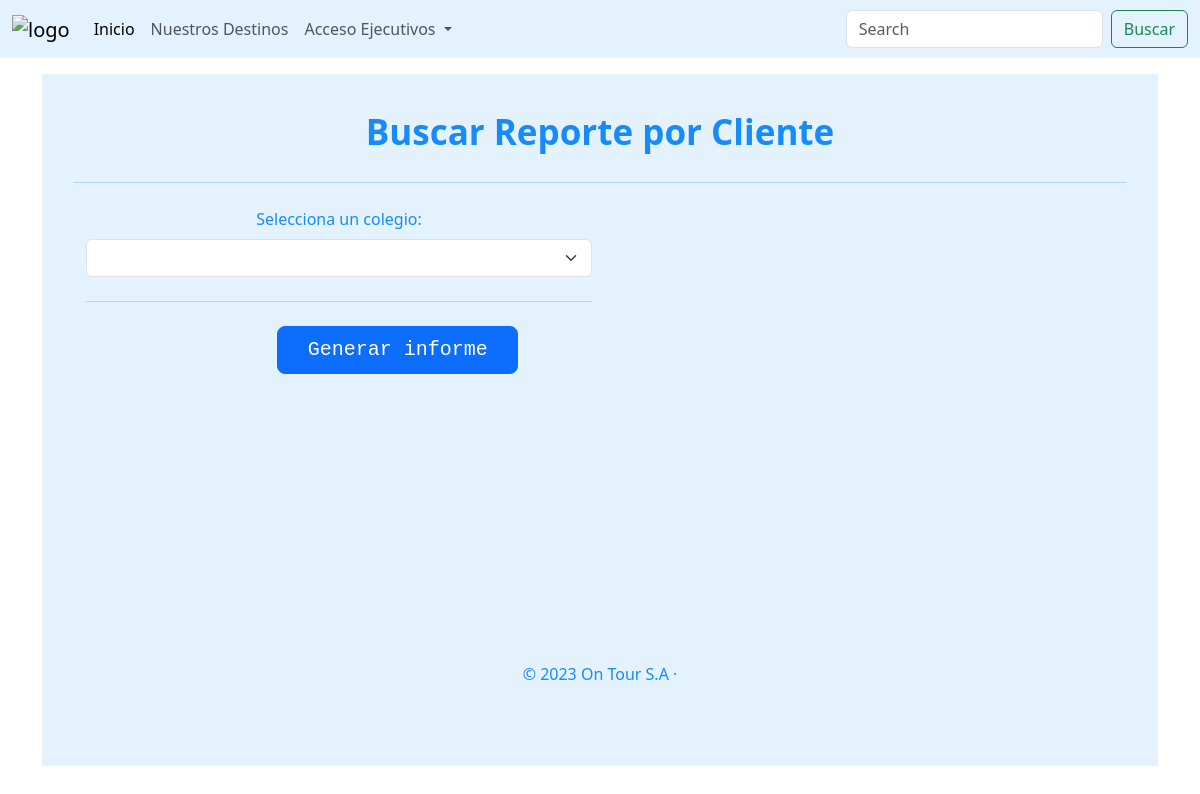
Page /ontour/genera on the earlier database version.
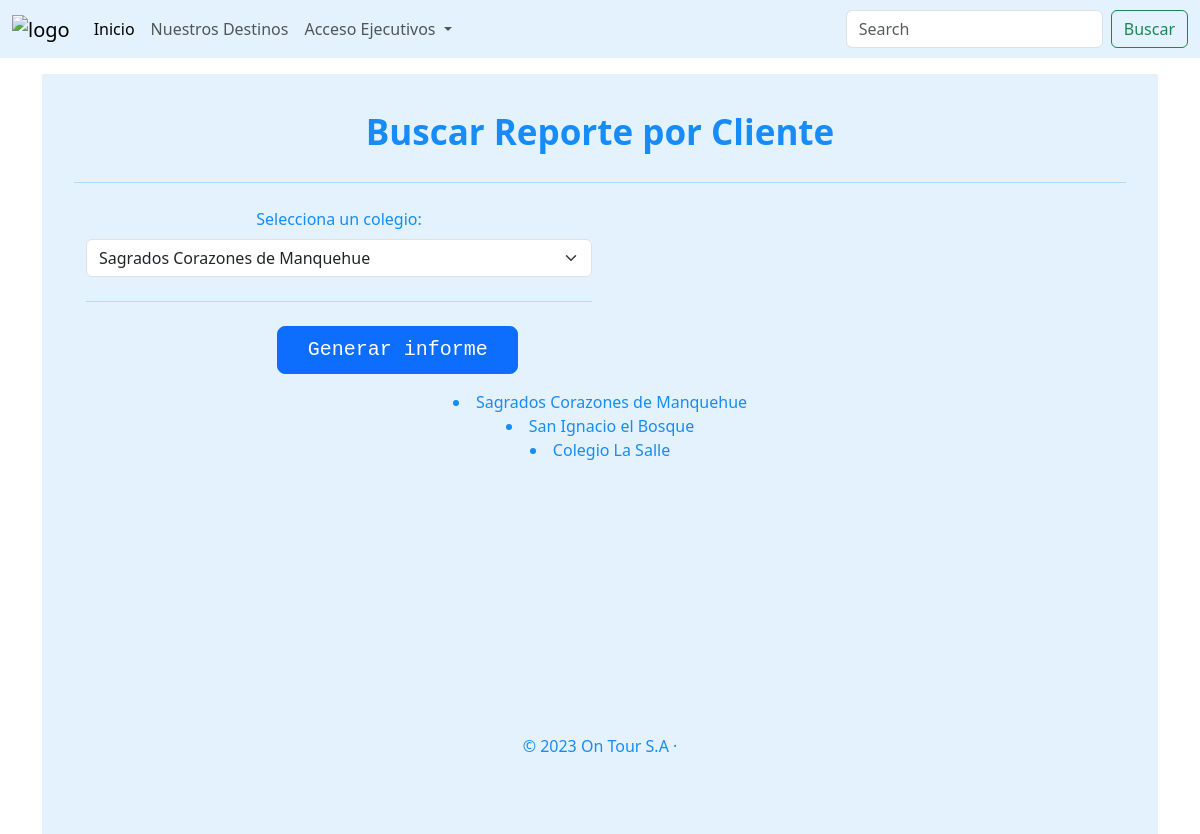
Same page on the later database version.
### ontour/models.py (models this page shows, shortened)
class colegio (models.Model):
    id_colegio          = models.AutoField(primary_key = True)
    nombre_colegio      = models.CharField(blank = False, null = False, max_length=50)

### ontour/views.py (the view)
# urls.py: path('genera', views.genera, name='genera'),
def genera(request):
    colegios = colegio.objects.all()
    context = {"colegios": colegios}
    if request.method == 'POST':
        colegio_id = request.POST.get('colegio')
        cursos = curso.objects.filter(id_colegio=colegio_id)
        context['cursos'] = cursos
    return render(request, 'ontour/genera.html', context)

### ontour/templates/ontour/genera.html (shortened to what this page needs)
{% load static %}
<!DOCTYPE html>
<html lang="es">
<head>
    <link rel="stylesheet" href="{% static 'ccs/estilos.css'%}">
    <link href="https://cdn.jsdelivr.net/npm/bootstrap@5.3.0-alpha3/dist/css/bootstrap.min.css" rel="stylesheet">
    <link rel="stylesheet" href="https://cdn.jsdelivr.net/npm/@tabler/icons-webfont@latest/tabler-icons.min.css">
    <link href="{% static 'vendor/fontawesome-free/css/all.min.css'%}" rel="stylesheet" type="text/css">
    <link href="{% static 'css/sb-admin-2.min.css'%}" rel="stylesheet">
</head>
<body>
    <header>
        <nav class="navbar navbar-expand-lg" style="background-color: #e3f2fd;">
            <div class="container-fluid">
                <a class="navbar-brand" href="{% url 'index'%}">
                    <img src="{% static 'imagenes/logo.png' %}" alt="logo" width="auto" height="100">
                </a>
                <div class="collapse navbar-collapse" id="navbarSupportedContent">
                    <ul class="navbar-nav me-auto mb-2 mb-lg-0">
                        <li class="nav-item">
                            <a class="nav-link active" aria-current="page" href="{% url 'index'%}">Inicio</a>
                        </li>
                    <li class="nav-item">
                        <a class="nav-link" href="{% url 'destinos'%}">Nuestros Destinos</a>
                    </li>
                    <li class="nav-item dropdown">
                        <a class="nav-link dropdown-toggle" href="#" role="button" data-bs-toggle="dropdown" aria-expanded="false">
                            Acceso Ejecutivos
                        </a>
                    </li>
                    </ul>
                    <form class="d-flex" role="search">
                        <input class="form-control me-2" type="search" placeholder="Search" aria-label="Search">
                        <button class="btn btn-outline-success" type="submit">Buscar</button>
                    </form>
                </div>
            </div>
        </nav>
    </header>
    <div class="container">
        <div class="containerfd">
        <div class="row">
            <div class="col-md-12">
                <div id="titulo" class="text-center">Buscar Reporte por Cliente</h1>
            </div>
            <hr class="my-4">
            <div class="col-md-12">
                <div class="row g-3">
                    <div class="col-6">
                        <div class="form-label">
                    <form method="post">
                        <label for="colegio">Selecciona un colegio:</label>
                        <select class="form-select" id="floatingSelect" aria-label="Floating label select example" name="colegio">
                            {% for colegio in colegios %}
                            <option value="{{ colegio.id_colegio }}">{{ colegio.nombre_colegio }}</option>
                            {% endfor %}
                        </select>
                    </form>
                    <hr class="my-4">
                    <div class ='container'>
                       <pre>               <button class="w-50 btn btn-primary btn-lg" type="submit">Generar informe</button> </pre>
                    </div>
                </div>
            </div>
            </div>
        </div>
        </div>
    </div>
    {% for colegio in colegios %}
                            <li value="{{ colegio.id_colegio }}">{{ colegio.nombre_colegio }}</li>
                            {% endfor %}
    <link href="../assets/dist/css/bootstrap.min.css" rel="stylesheet">
<footer class="containerf">
    <p>&copy; 2023 On Tour S.A &middot;</p>
</footer>
<link rel="stylesheet" href="{% static 'ontourapp/css/estilos.css' %}">
</body>
</html>

### ontour/static/css/estilos.css (style rules this page uses)
#titulo { text-align: center; font-size: 35px; font-weight: bold; color: #178bf8; }
.containerf { background-color: #e3f2fd; color: #178bf8; text-align: center; padding: 2rem; margin-top: 15rem; }
.containerfd { background-color: #e3f2fd; color: #178bf8; text-align: center; padding: 2rem; margin-top: 1rem; }

Differences in the rows shown:
added colegio: {{ colegio.id_colegio }} 1 (drawn), nombre_colegio "Sagrados Corazones de Manquehue"
added colegio: {{ colegio.id_colegio }} 2 (drawn), nombre_colegio "San Ignacio el Bosque"
added colegio: {{ colegio.id_colegio }} 3 (drawn), nombre_colegio "Colegio La Salle"
Other differences:
form field colegio: (not shown) → "Sagrados Corazones de Manquehue"
